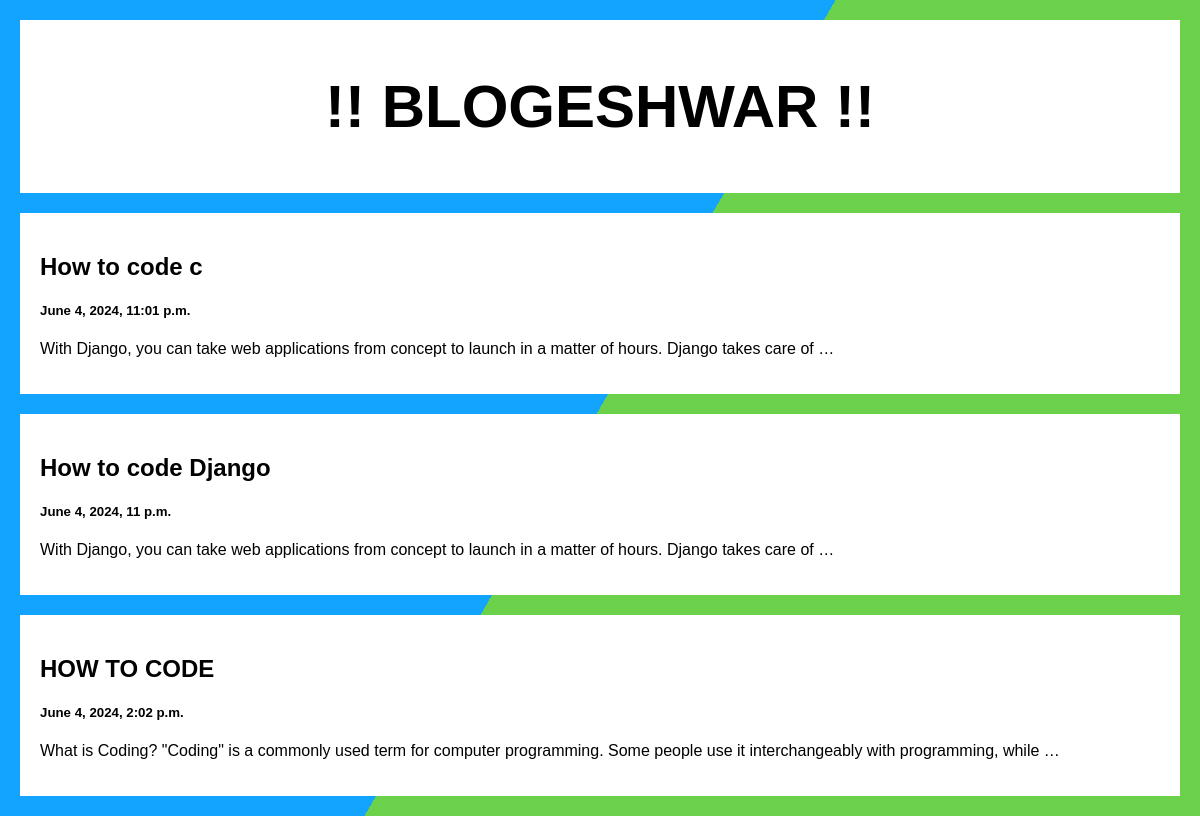
The page / on the database its author committed.
### posts/models.py (models this page shows)
class post(models.Model) :
    title = models.CharField(max_length=100)  # Correct
    body  =models.TextField()
    published_date = models.DateTimeField(default = datetime.now,blank = True)  # Correct

### posts/views.py (the view)
# urls.py: path('',views.index,name="index"),
def index(request) :
    posts = post.objects.all()
    return render(request,'index.html',{'posts' : posts})

### templates/index.html (shortened to what this page needs)
<!DOCTYPE html>
<html>
<head>
</head>
<body>
<div class="header">
  <h2>!! BLOGESHWAR !!</h2>
</div>
<div class="bg"></div>
<div class="bg bg2"></div>
<div class="bg bg3"></div>
<div class="row">
  <div class="leftcolumn">
    {% for post in posts reversed %}
    <div class="card">
      <a style="text-decoration: none; color: black;" href="/post/{{post.id}}">
        <h2>{{post.title}}</h2>
        <h5>{{post.published_date}}</h5>
        <p>{{post.body|truncatewords:20}}</p>
      </a>
    </div>
    {% endfor %}
  </div>
</div>
</body>
</html>

### templates/index.html (style rules this page uses)
* { box-sizing: border-box; }
.bg { animation:slide 3s ease-in-out infinite alternate; background-image: linear-gradient(-60deg, #6c3 50%, #09f 50%); bottom:0; left:-50%; opacity:.5; position:fixed; right:-50%; top:0; z-index:-1; }
.bg2 { animation-direction:alternate-reverse; animation-duration:4s; }
.bg3 { animation-duration:5s; }
.header { padding: 2px; font-size: 40px; text-align: center; background: white; }
.leftcolumn { float: left; width: 100%; }
.card { background-color: white; padding: 20px; margin-top: 20px; }
.row:after { content: ""; display: table; clear: both; }

### rows shown on the page
post: title "How to code c", published_date "June 4, 2024, 11:01 p.m.", body "With Django, you can take web applications from concept to launch in a matter of hours. Django takes care of …"
post: title "How to code Django", published_date "June 4, 2024, 11 p.m.", body "With Django, you can take web applications from concept to launch in a matter of hours. Django takes care of …"
post: title "HOW TO CODE", published_date "June 4, 2024, 2:02 p.m.", body "What is Coding? \"Coding\" is a commonly used term for computer programming. Some people use it interchangeably with programming, while …"
